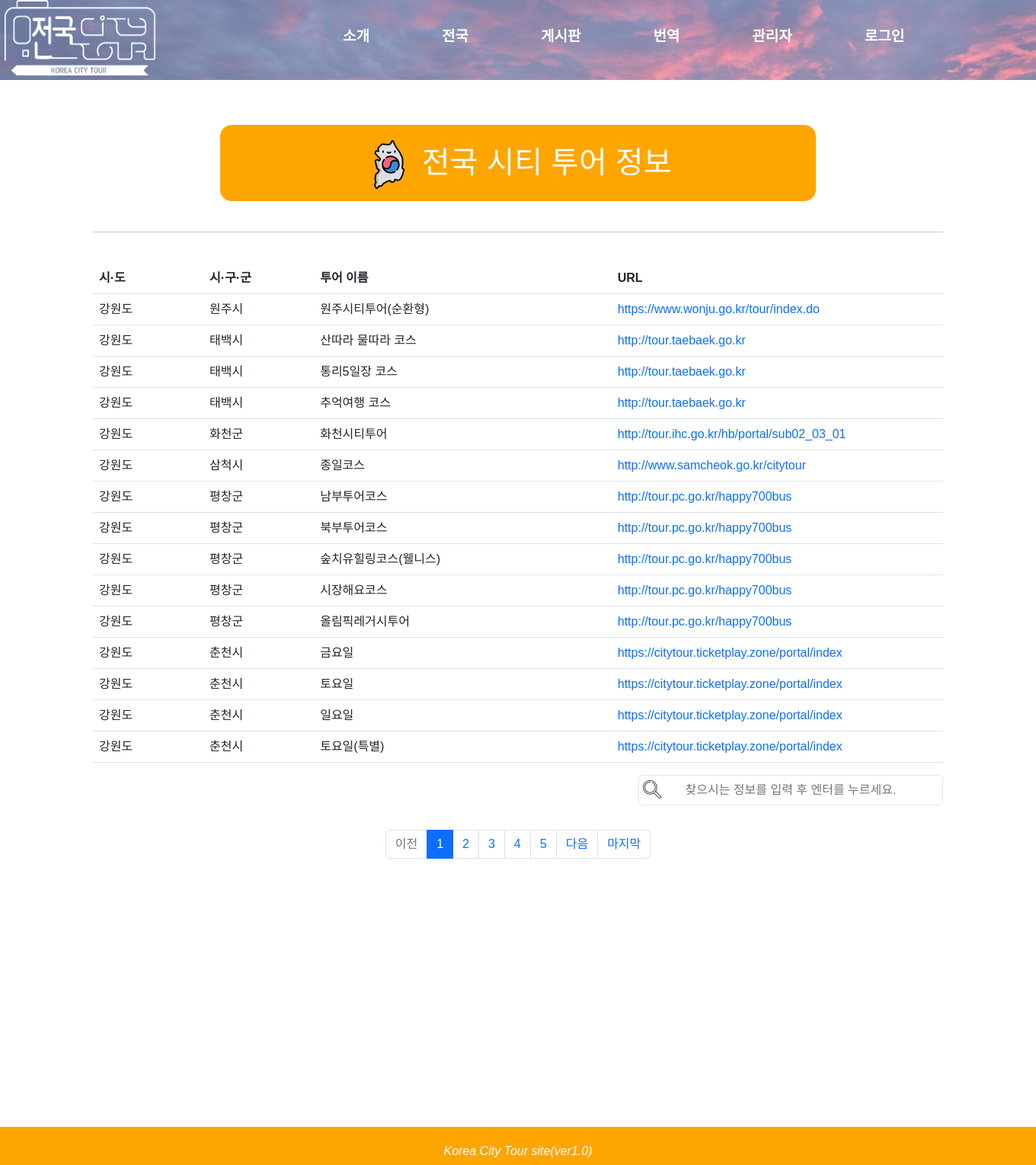
Page /web/whole_country/ on the committed database.
### web/models.py (models this page shows, shortened)
class Citytourdata(models.Model):
    city1       = models.CharField(max_length=50)
    city2       = models.CharField(max_length=50)
    cos_name    = models.CharField(max_length=50)
    cos_info    = models.CharField(max_length=200, blank=True, null=True)
    start_time  = models.CharField(max_length=50, blank=True, null=True)
    close_time  = models.CharField(max_length=50, blank=True, null=True)
    url         = models.CharField(max_length=200, blank=True, null=True)
    number      = models.CharField(max_length=50, blank=True, null=True)
    id          = models.IntegerField(primary_key=True)

### web/views.py (the view, shortened to what this page needs)
# urls.py: path('whole_country/', views.whole_country, name='whole_country'),
def whole_country(request):
 tourdatas = Citytourdata.objects.values()
 tourdatas = tourdatas.order_by('city1')
 for data in tourdatas:
  if data.get('city2') == '없음':
   data['city2'] = data.get('city1')
  if data.get('url') == "":
   data['url'] = "준비 중입니다."
  if "http" not in data.get('url'):
   if "kr" in data.get('url') or "com" in data.get('url') or "modoo" in data.get('url') or "danyang" in data.get('url'):
    data['url'] = "http://"+ data.get('url')
 q = request.GET.get('q', '')  #
 print(q)
 if q == '':
  page = request.GET.get('page', 1)
  citytour_list = tourdatas
  paginator = Paginator(citytour_list, 15)
  page_obj = paginator.get_page(page)
  context = {
  "page_obj" : page_obj,
  }
  return render(request, "whole_country.html",context)

### web/templates/whole_country.html (shortened to what this page needs)
{% extends "base.html" %}
{% block head %}
<link href="https://cdn.jsdelivr.net/npm/bootstrap@5.2.2/dist/css/bootstrap.min.css" rel="stylesheet">
{% endblock %}
{% block contents %}
<br><br>
<div class="container my-3">
    <div class = "page_title" style ="text-align : center">
        <a href = "{% url 'web:whole_country' %}" style ="color:black" >
            <h1 style="color : white"><img src = "/static/images/south-korea.png" > 전국 시티 투어 정보</h1>
        </a>
    </div><br><hr>
    <table class = "table">
        <br>
        <tr>
            <th style = "width:13%;">시·도</th>
            <th style = "width:13%;">시·구·군</th>
            <th style = "width:35%;">투어 이름</th>
            <th>URL</th>
        </tr>
            {% if page_obj %}
            {% for data in page_obj %}
                <tr>
                    <td>{{data.city1}}</td>
                    <td>{{data.city2}}</td>
                    <td>{{data.cos_name}}</td>
                    {% if data.url != "준비 중입니다."%}
                        <td><a href = "{{data.url}}">{{data.url}}</a></td>
                    {% else %}
                        <td>{{data.url}}</td>
                    {% endif %}
                </tr>
            {% endfor %}
            {% endif %}
    </table>
    <form class = "searchData" action="{% url 'web:whole_country' %}" method="get" >
        <input class = "searchDataF" type="text" placeholder="찾으시는 정보를 입력 후 엔터를 누르세요." name="q" value="{{ q }}" />
    </form>
</div>
<div id="paging">
        <ul class="pagination justify-content-center" style="margin-top: 2rem;">
            {% if page_obj %}
            {% if page_obj.has_previous %}
            <li class="page-item">
            <a class="page-link" href="?q={{q}}&page={{ page_obj.paginator.page_range }}">
                처음
            </a>
           </li>
            <li class="page-item">
                <a class="page-link" href="?q={{q}}&page={{ page_obj.previous_page_number }}">이전</a>
            </li>
            {% else %}
            <li class="page-item disabled">
                <a class="page-link" tabindex="-1" aria-disabled="true" href="#">이전</a>
            </li>
            {% endif %}
            {% for page_number in page_obj.paginator.page_range %}
            {% if page_number >= page_obj.number|add:-4 and page_number <= page_obj.number|add:4 %}
            {% if page_number == page_obj.number %}
            <li class="page-item active" aria-current="page">
                <a class="page-link" href="?q={{q}}&page={{ page_number }}">{{ page_number }}</a>
            </li>
            {% else %}
            <li class="page-item">
                <a class="page-link" href="?q={{q}}&page={{ page_number }}">{{ page_number }}</a>
            </li>
            {% endif %}
            {% endif %}
            {% endfor %}
            {% if page_obj.has_next %}
            <li class="page-item">
                <a class="page-link" href="?q={{q}}&page={{ page_obj.next_page_number }}">다음</a>
            </li>
            <li class="page-item">
            <a class="page-link"
               href="?q={{q}}&page={{ page_obj.paginator.num_pages }}">
                마지막
            </a>
           </li>
            {% else %}
            <li class="page-item disabled">
                <a class="page-link" tabindex="-1" aria-disabled="true" href="#">다음</a>
            </li>
            {% endif %}
            {% endif %}
        </ul>
    <br>
    <div id = 'wrapper'>
    </div>
    <footer>
        <p><em>Korea City Tour site(ver1.0)</em></p>
    </footer>
{% endblock %}

### rows in the picture
Citytourdata: city1 "강원도", city2 "원주시", cos_name "원주시티투어(순환형)", url "https://www.wonju.go.kr/tour/index.do"
Citytourdata: city1 "강원도", city2 "태백시", cos_name "산따라 물따라 코스", url "http://tour.taebaek.go.kr"
Citytourdata: city1 "강원도", city2 "태백시", cos_name "통리5일장 코스", url "http://tour.taebaek.go.kr"
Citytourdata: city1 "강원도", city2 "태백시", cos_name "추억여행 코스", url "http://tour.taebaek.go.kr"
Citytourdata: city1 "강원도", city2 "화천군", cos_name "화천시티투어", url "http://tour.ihc.go.kr/hb/portal/sub02_03_01"
Citytourdata: city1 "강원도", city2 "삼척시", cos_name "종일코스", url "http://www.samcheok.go.kr/citytour"
Citytourdata: city1 "강원도", city2 "평창군", cos_name "남부투어코스", url "http://tour.pc.go.kr/happy700bus"
Citytourdata: city1 "강원도", city2 "평창군", cos_name "북부투어코스", url "http://tour.pc.go.kr/happy700bus"
Citytourdata: city1 "강원도", city2 "평창군", cos_name "숲치유힐링코스(웰니스)", url "http://tour.pc.go.kr/happy700bus"
Citytourdata: city1 "강원도", city2 "평창군", cos_name "시장해요코스", url "http://tour.pc.go.kr/happy700bus"
Citytourdata: city1 "강원도", city2 "평창군", cos_name "올림픽레거시투어", url "http://tour.pc.go.kr/happy700bus"
Citytourdata: city1 "강원도", city2 "춘천시", cos_name "금요일", url "https://citytour.ticketplay.zone/portal/index"
Citytourdata: city1 "강원도", city2 "춘천시", cos_name "토요일", url "https://citytour.ticketplay.zone/portal/index"
Citytourdata: city1 "강원도", city2 "춘천시", cos_name "일요일", url "https://citytour.ticketplay.zone/portal/index"
Citytourdata: city1 "강원도", city2 "춘천시", cos_name "토요일(특별)", url "https://citytour.ticketplay.zone/portal/index"

### other values in the picture
{{ page_number }} "1"
{{ page_number }} "2" "3" "4" "5"
